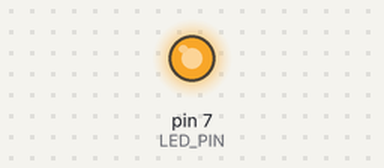
Bench run of a sketch on a simulated Arduino Uno, built with avr-gcc and run on an emulated ATmega328P. On the bench: output pins drawn as LEDs (lit = HIGH). What the sketch prints to the serial monitor is not drawn.

Above: at 21.94 s.
At 25.54 s:
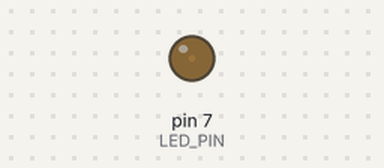
Timing chart, 0 to 40.0 s (numbered marks = the images above):
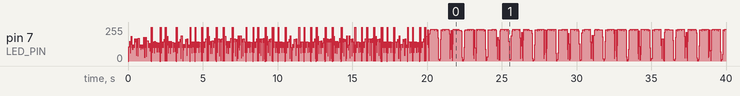

The sketch:

08_example_2_.ino
```cpp
#define LED_PIN 7

int period_us = 1000;  // 기본 주기 (1ms)
int duty = 0;          // duty (%)
int step = 1;          // duty 변화 방향 (+1 또는 -1)

// 자동 period 전환용
unsigned long lastChange = 0;
int periodStage = 0;  // 0: 10ms, 1: 1ms, 2: 0.1ms

void set_period(int period) {
  if (period < 100) period = 100;
  if (period > 10000) period = 10000;
  period_us = period;
}

void set_duty(int d) {
  if (d < 0) d = 0;
  if (d > 100) d = 100;
  duty = d;
}

void pwmWrite() {
  int on_time = period_us * duty / 100;
  int off_time = period_us - on_time;

  digitalWrite(LED_PIN, HIGH);
  delayMicroseconds(on_time);

  digitalWrite(LED_PIN, LOW);
  delayMicroseconds(off_time);
}

void setup() {
  pinMode(LED_PIN, OUTPUT);
  Serial.begin(9600);

  set_period(10000);  // 시작은 10ms
}

void loop() {
  // PWM 한 주기 출력
  pwmWrite();

  // duty 값 업데이트 (삼각파)
  duty += step;
  if (duty >= 100 || duty <= 0) step = -step;

  // Serial Plotter에 출력
  Serial.println(duty);

  // 20초마다 period 전환 (10ms → 1ms → 0.1ms 순환)
  if (millis() - lastChange >= 20000) {
    lastChange = millis();
    periodStage = (periodStage + 1) % 3;
    if (periodStage == 0) set_period(10000); // 10ms
    if (periodStage == 1) set_period(1000);  // 1ms
    if (periodStage == 2) set_period(100);   // 0.1ms
  }
}
```
